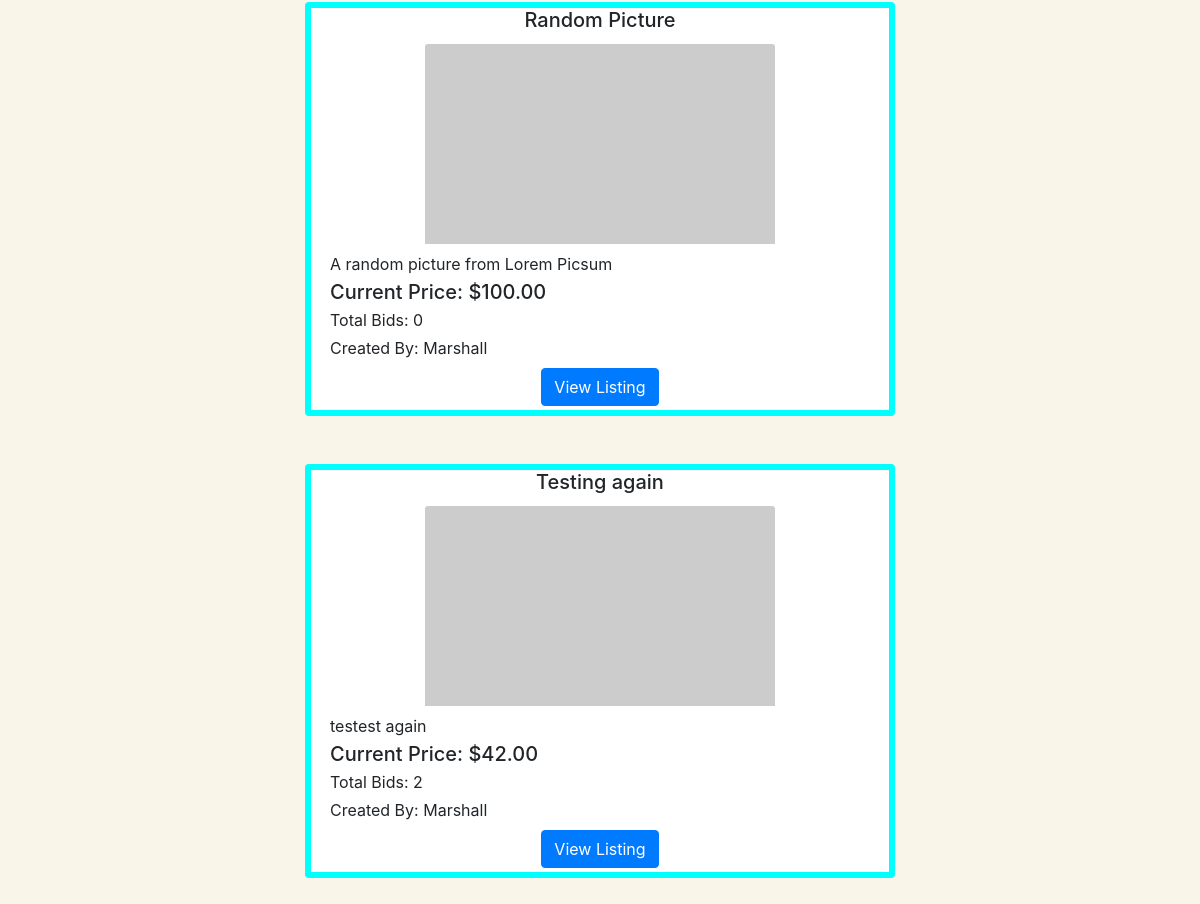
Before: / (lower part) with the older database file.
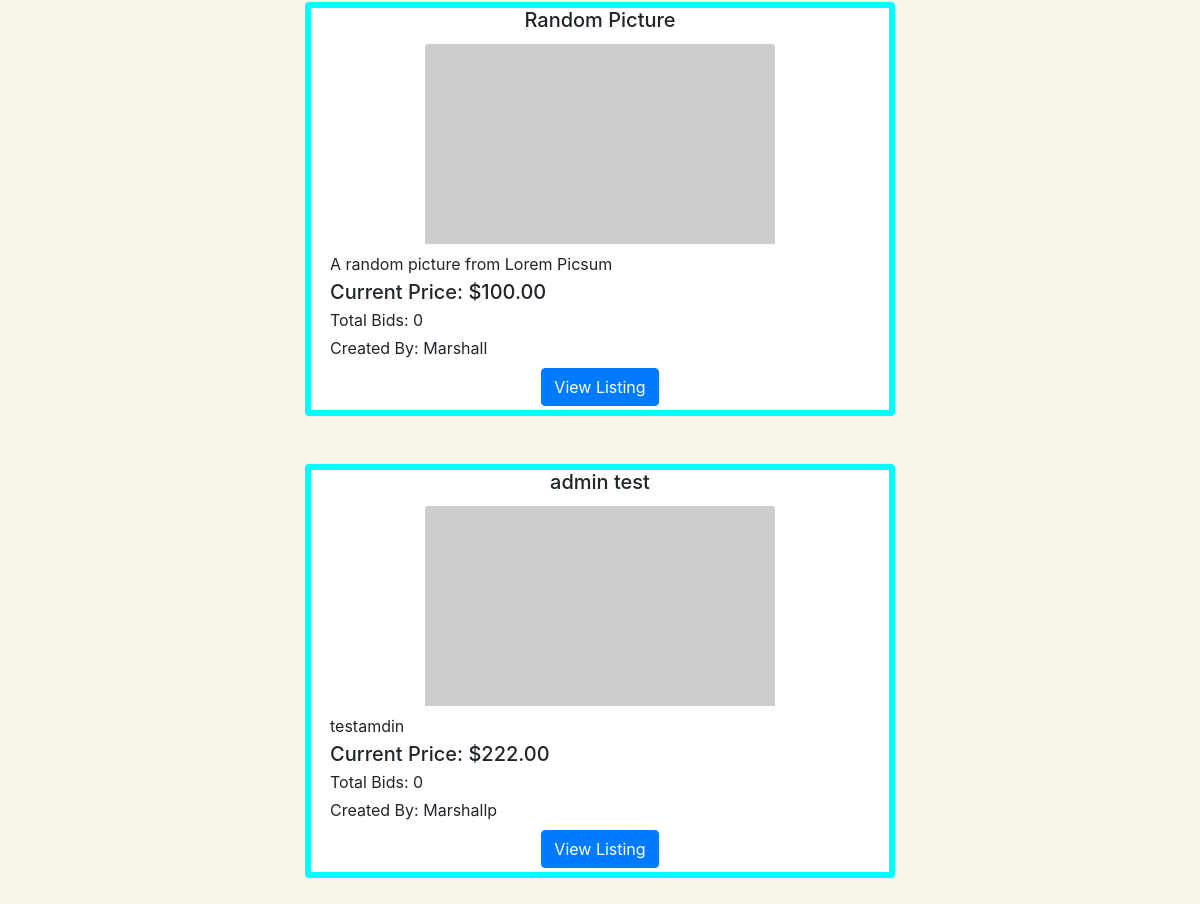
After: the same page with the newer database file.
### auctions/models.py (models this page shows, shortened)
class Listing(models.Model):
                listing_title = models.CharField(max_length=255)
                listing_description = models.TextField()
                listing_image_url = models.URLField(blank=True, null=True)
                listing_starting_price = models.DecimalField(max_digits=10, decimal_places=2)
                seller = models.ForeignKey(User, on_delete=models.CASCADE)
                listing_category = models.CharField(max_length=255, blank=True, null=True)
                listing_current_price = models.DecimalField(max_digits=10, decimal_places=2, blank=True, null=True, default=0)
                created_at = models.DateTimeField(auto_now_add=True)
                updated_at = models.DateTimeField(auto_now=True)
                watchlisted_users = models.ManyToManyField(User, blank=True, related_name="watchlist")
                winner = models.ForeignKey(User, on_delete=models.SET_NULL, blank=True, null=True, related_name="won_auctions")
                STATUS_CHOICES = [
                    ('active', 'Active'),
                    ('closed', 'Closed'),
                    ('pending', 'Pending'),
                ]
                status = models.CharField(max_length=10, choices=STATUS_CHOICES, default='active')

class User(AbstractUser):
    pass

### auctions/views.py (the view)
# urls.py: path("", views.index, name="index"),
def index(request):
    active_listings = Listing.objects.filter(status='active').annotate(num_bids=Count('bids'))
    for listing in active_listings:
        if listing.listing_current_price is None:
            listing.listing_current_price = listing.listing_starting_price
            listing.save()
    return render(request, "auctions/index.html", {'active_listings': active_listings})

### auctions/templates/auctions/index.html (shortened to what this page needs)
{% extends "auctions/layout.html" %}
{% block body %}
    {% if active_listings %}
    <ul class="list-unstyled">
      {% for listing in active_listings %}
        <div class="card w-50 mt-5 container" style="border-width: 6px; border-color: aqua;">
        <li>
                <h5 class="card-title d-flex justify-content-center">{{ listing.listing_title }}</h5>
            <div class="d-flex justify-content-center align-items-center mb-2">
          {% if listing.listing_image_url == None %}
              <img src="https://www.freeiconspng.com/uploads/no-image-icon-6.png" style="width: 350px; height: 200px; align-items: center;" class="card-img-top img-fluid" alt="">
          {% else %}
              <img src="{{ listing.listing_image_url }}" style="width: 350px; height: 200px; align-items: center;" class="card-img-top img-fluid" alt="">
          {% endif %}
            </div>
            <p class="card-text m-1">{{ listing.listing_description }}</p>
            {% if listing.listing_current_price < listing.listing_starting_price %}
              <h5 class="card-subtitle m-1">Current Price: ${{ listing.listing_starting_price }}</h5>
            {% else %}
              <h5 class="card-subtitle m-1">Current Price: ${{ listing.listing_current_price }}</h5>
            {% endif %}
            <p class="m-1">Total Bids: {{ listing.num_bids }}</p>
            <p class="m-1">Created By: {{ listing.seller}}</p>
            <div class="d-flex justify-content-center align-items-center">
            <a href="{% url 'listing_page' listing.id %}" class="btn btn-primary m-1">View Listing</a>
            </div>
        </li>
        </div>
      {% endfor %}
    </ul>
  {% else %}
    <p>No active listings at the moment.</p>
  {% endif %}
{% endblock %}

### auctions/templates/auctions/layout.html (shortened to what this page needs)
{% load static %}
{% load crispy_forms_tags %}
<!DOCTYPE html>
<html lang="en">
    <head>
        <link rel="stylesheet" href="https://cdn.jsdelivr.net/npm/bootstrap@4.4.1/dist/css/bootstrap.min.css">
        <link href="{% static 'auctions/styles.css' %}" rel="stylesheet">
    </head>
    <body style="background: #FAF5E9;">
        {% block body %}
        {% endblock %}
    </body>
</html>

### auctions/static/auctions/styles.css (style rules this page uses)
body { padding: 10px; }
.card-img-top { width: 100%; height: 15vw; object-fit: cover; }

Changed rows visible on the page:
no longer on this page (row edited): Listing: listing_title "Testing again", listing_description "testest again", listing_current_price "42.00", num_bids "2", seller "Marshall"
added Listing: listing_title "admin test", listing_description "testamdin", listing_starting_price "222.00", num_bids "0", seller "Marshallp"
